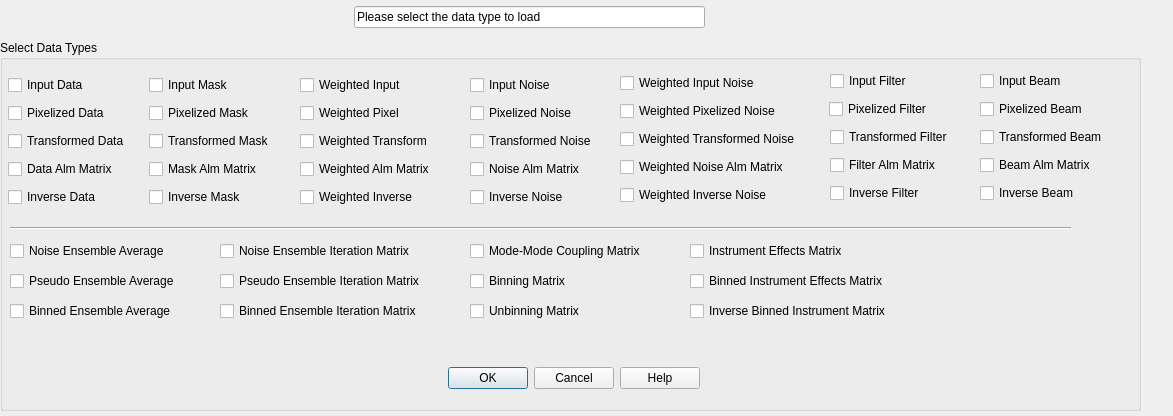
<?xml version="1.0" encoding="UTF-8"?>
<ui version="4.0">
 <class>dataSelectDialog</class>
 <widget class="QDialog" name="dataSelectDialog">
  <property name="geometry">
   <rect>
    <x>0</x>
    <y>0</y>
    <width>1173</width>
    <height>416</height>
   </rect>
  </property>
  <property name="minimumSize">
   <size>
    <width>500</width>
    <height>210</height>
   </size>
  </property>
  <property name="windowTitle">
   <string>Dialog</string>
  </property>
  <widget class="QGroupBox" name="selectionBox">
   <property name="geometry">
    <rect>
     <x>0</x>
     <y>40</y>
     <width>1141</width>
     <height>371</height>
    </rect>
   </property>
   <property name="minimumSize">
    <size>
     <width>770</width>
     <height>140</height>
    </size>
   </property>
   <property name="title">
    <string>Select Data Types</string>
   </property>
   <widget class="QCheckBox" name="inputDataCB">
    <property name="geometry">
     <rect>
      <x>8</x>
      <y>34</y>
      <width>92</width>
      <height>22</height>
     </rect>
    </property>
    <property name="text">
     <string>Input Data</string>
    </property>
   </widget>
   <widget class="QCheckBox" name="inputWeightCB">
    <property name="geometry">
     <rect>
      <x>149</x>
      <y>34</y>
      <width>96</width>
      <height>22</height>
     </rect>
    </property>
    <property name="text">
     <string>Input Mask</string>
    </property>
   </widget>
   <widget class="QCheckBox" name="WeightedInputCB">
    <property name="geometry">
     <rect>
      <x>300</x>
      <y>34</y>
      <width>122</width>
      <height>22</height>
     </rect>
    </property>
    <property name="text">
     <string>Weighted Input</string>
    </property>
   </widget>
   <widget class="QCheckBox" name="inputNoiseCB">
    <property name="geometry">
     <rect>
      <x>470</x>
      <y>34</y>
      <width>98</width>
      <height>22</height>
     </rect>
    </property>
    <property name="text">
     <string>Input Noise</string>
    </property>
   </widget>
   <widget class="QCheckBox" name="pixelNoiseCB">
    <property name="geometry">
     <rect>
      <x>470</x>
      <y>62</y>
      <width>117</width>
      <height>22</height>
     </rect>
    </property>
    <property name="text">
     <string>Pixelized Noise</string>
    </property>
   </widget>
   <widget class="QCheckBox" name="transNoiseCB">
    <property name="geometry">
     <rect>
      <x>470</x>
      <y>90</y>
      <width>141</width>
      <height>22</height>
     </rect>
    </property>
    <property name="text">
     <string>Transformed Noise</string>
    </property>
   </widget>
   <widget class="QCheckBox" name="noiseAlmCB">
    <property name="geometry">
     <rect>
      <x>470</x>
      <y>118</y>
      <width>130</width>
      <height>22</height>
     </rect>
    </property>
    <property name="text">
     <string>Noise Alm Matrix</string>
    </property>
   </widget>
   <widget class="QCheckBox" name="invNoiseCB">
    <property name="geometry">
     <rect>
      <x>470</x>
      <y>146</y>
      <width>109</width>
      <height>22</height>
     </rect>
    </property>
    <property name="text">
     <string>Inverse Noise</string>
    </property>
   </widget>
   <widget class="QCheckBox" name="pixelDataCB">
    <property name="geometry">
     <rect>
      <x>8</x>
      <y>62</y>
      <width>111</width>
      <height>22</height>
     </rect>
    </property>
    <property name="text">
     <string>Pixelized Data</string>
    </property>
   </widget>
   <widget class="QCheckBox" name="transDataCB">
    <property name="geometry">
     <rect>
      <x>8</x>
      <y>90</y>
      <width>135</width>
      <height>22</height>
     </rect>
    </property>
    <property name="text">
     <string>Transformed Data</string>
    </property>
   </widget>
   <widget class="QCheckBox" name="dataAlmCB">
    <property name="geometry">
     <rect>
      <x>8</x>
      <y>118</y>
      <width>124</width>
      <height>22</height>
     </rect>
    </property>
    <property name="text">
     <string>Data Alm Matrix</string>
    </property>
   </widget>
   <widget class="QCheckBox" name="invDataCB">
    <property name="geometry">
     <rect>
      <x>8</x>
      <y>146</y>
      <width>103</width>
      <height>22</height>
     </rect>
    </property>
    <property name="text">
     <string>Inverse Data</string>
    </property>
   </widget>
   <widget class="QCheckBox" name="pixelWeightsCB">
    <property name="geometry">
     <rect>
      <x>149</x>
      <y>62</y>
      <width>115</width>
      <height>22</height>
     </rect>
    </property>
    <property name="text">
     <string>Pixelized Mask</string>
    </property>
   </widget>
   <widget class="QCheckBox" name="transWeightCB">
    <property name="geometry">
     <rect>
      <x>149</x>
      <y>90</y>
      <width>139</width>
      <height>22</height>
     </rect>
    </property>
    <property name="text">
     <string>Transformed Mask</string>
    </property>
   </widget>
   <widget class="QCheckBox" name="weightAlmCB">
    <property name="geometry">
     <rect>
      <x>149</x>
      <y>118</y>
      <width>128</width>
      <height>22</height>
     </rect>
    </property>
    <property name="text">
     <string>Mask Alm Matrix</string>
    </property>
   </widget>
   <widget class="QCheckBox" name="invWeightsCB">
    <property name="geometry">
     <rect>
      <x>149</x>
      <y>146</y>
      <width>107</width>
      <height>22</height>
     </rect>
    </property>
    <property name="text">
     <string>Inverse Mask</string>
    </property>
   </widget>
   <widget class="QCheckBox" name="WeightedPixelCB">
    <property name="geometry">
     <rect>
      <x>300</x>
      <y>62</y>
      <width>117</width>
      <height>22</height>
     </rect>
    </property>
    <property name="text">
     <string>Weighted Pixel</string>
    </property>
   </widget>
   <widget class="QCheckBox" name="WeightedTransformCB">
    <property name="geometry">
     <rect>
      <x>300</x>
      <y>90</y>
      <width>150</width>
      <height>22</height>
     </rect>
    </property>
    <property name="text">
     <string>Weighted Transform</string>
    </property>
   </widget>
   <widget class="QCheckBox" name="weightedAlmCB">
    <property name="geometry">
     <rect>
      <x>300</x>
      <y>118</y>
      <width>154</width>
      <height>22</height>
     </rect>
    </property>
    <property name="text">
     <string>Weighted Alm Matrix</string>
    </property>
   </widget>
   <widget class="QCheckBox" name="WeightedInverseCB">
    <property name="geometry">
     <rect>
      <x>300</x>
      <y>146</y>
      <width>133</width>
      <height>22</height>
     </rect>
    </property>
    <property name="text">
     <string>Weighted Inverse</string>
    </property>
   </widget>
   <widget class="Line" name="line">
    <property name="geometry">
     <rect>
      <x>10</x>
      <y>180</y>
      <width>1061</width>
      <height>16</height>
     </rect>
    </property>
    <property name="orientation">
     <enum>Qt::Horizontal</enum>
    </property>
   </widget>
   <widget class="QCheckBox" name="EnsIterNoiseCB">
    <property name="geometry">
     <rect>
      <x>220</x>
      <y>200</y>
      <width>231</width>
      <height>22</height>
     </rect>
    </property>
    <property name="text">
     <string>Noise Ensemble Iteration Matrix</string>
    </property>
   </widget>
   <widget class="QCheckBox" name="EnsIterSpectrumCB">
    <property name="geometry">
     <rect>
      <x>220</x>
      <y>230</y>
      <width>231</width>
      <height>22</height>
     </rect>
    </property>
    <property name="text">
     <string>Pseudo Ensemble Iteration Matrix</string>
    </property>
   </widget>
   <widget class="QCheckBox" name="EnsIterBinnedSpectrumCB">
    <property name="geometry">
     <rect>
      <x>220</x>
      <y>260</y>
      <width>231</width>
      <height>22</height>
     </rect>
    </property>
    <property name="text">
     <string>Binned Ensemble Iteration Matrix</string>
    </property>
   </widget>
   <widget class="QCheckBox" name="EnsAvgSpectrumCB">
    <property name="geometry">
     <rect>
      <x>10</x>
      <y>230</y>
      <width>191</width>
      <height>22</height>
     </rect>
    </property>
    <property name="text">
     <string>Pseudo Ensemble Average</string>
    </property>
   </widget>
   <widget class="QCheckBox" name="EnsAvgNoiseCB">
    <property name="geometry">
     <rect>
      <x>10</x>
      <y>200</y>
      <width>191</width>
      <height>22</height>
     </rect>
    </property>
    <property name="text">
     <string>Noise Ensemble Average</string>
    </property>
   </widget>
   <widget class="QCheckBox" name="EnsAvgBinnedSpectrumCB">
    <property name="geometry">
     <rect>
      <x>10</x>
      <y>260</y>
      <width>191</width>
      <height>22</height>
     </rect>
    </property>
    <property name="text">
     <string>Binned Ensemble Average</string>
    </property>
   </widget>
   <widget class="QCheckBox" name="modeMatrixCB">
    <property name="geometry">
     <rect>
      <x>470</x>
      <y>200</y>
      <width>201</width>
      <height>22</height>
     </rect>
    </property>
    <property name="text">
     <string>Mode-Mode Coupling Matrix</string>
    </property>
   </widget>
   <widget class="QCheckBox" name="binningMatrixCB">
    <property name="geometry">
     <rect>
      <x>470</x>
      <y>230</y>
      <width>116</width>
      <height>22</height>
     </rect>
    </property>
    <property name="text">
     <string>Binning Matrix</string>
    </property>
   </widget>
   <widget class="QCheckBox" name="unbinningMatrixCB">
    <property name="geometry">
     <rect>
      <x>470</x>
      <y>260</y>
      <width>141</width>
      <height>22</height>
     </rect>
    </property>
    <property name="text">
     <string>Unbinning Matrix</string>
    </property>
   </widget>
   <widget class="QCheckBox" name="instrumentEffectsMatrixCB">
    <property name="geometry">
     <rect>
      <x>690</x>
      <y>200</y>
      <width>191</width>
      <height>22</height>
     </rect>
    </property>
    <property name="text">
     <string>Instrument Effects Matrix</string>
    </property>
   </widget>
   <widget class="QCheckBox" name="binnedInstrumentEffectsMatrixCB">
    <property name="geometry">
     <rect>
      <x>690</x>
      <y>230</y>
      <width>231</width>
      <height>22</height>
     </rect>
    </property>
    <property name="text">
     <string>Binned Instrument Effects Matrix</string>
    </property>
   </widget>
   <widget class="QWidget" name="layoutWidget">
    <property name="geometry">
     <rect>
      <x>400</x>
      <y>320</y>
      <width>408</width>
      <height>36</height>
     </rect>
    </property>
    <layout class="QHBoxLayout" name="buttonLayout">
     <item>
      <widget class="QDialogButtonBox" name="buttonBox">
       <property name="minimumSize">
        <size>
         <width>300</width>
         <height>30</height>
        </size>
       </property>
       <property name="orientation">
        <enum>Qt::Horizontal</enum>
       </property>
       <property name="standardButtons">
        <set>QDialogButtonBox::Cancel|QDialogButtonBox::Help|QDialogButtonBox::Ok</set>
       </property>
      </widget>
     </item>
     <item>
      <spacer name="buttonSpacer">
       <property name="orientation">
        <enum>Qt::Horizontal</enum>
       </property>
       <property name="sizeType">
        <enum>QSizePolicy::MinimumExpanding</enum>
       </property>
       <property name="sizeHint" stdset="0">
        <size>
         <width>100</width>
         <height>20</height>
        </size>
       </property>
      </spacer>
     </item>
    </layout>
   </widget>
   <widget class="QCheckBox" name="inverseBinnedInstrumentMatrixCB">
    <property name="geometry">
     <rect>
      <x>690</x>
      <y>260</y>
      <width>248</width>
      <height>22</height>
     </rect>
    </property>
    <property name="text">
     <string>Inverse Binned Instrument Matrix</string>
    </property>
   </widget>
   <widget class="QCheckBox" name="transFilterCB">
    <property name="geometry">
     <rect>
      <x>830</x>
      <y>86</y>
      <width>138</width>
      <height>22</height>
     </rect>
    </property>
    <property name="text">
     <string>Transformed Filter</string>
    </property>
   </widget>
   <widget class="QCheckBox" name="beamAlmCB">
    <property name="geometry">
     <rect>
      <x>980</x>
      <y>114</y>
      <width>130</width>
      <height>22</height>
     </rect>
    </property>
    <property name="text">
     <string>Beam Alm Matrix</string>
    </property>
   </widget>
   <widget class="QCheckBox" name="filterAlmCB">
    <property name="geometry">
     <rect>
      <x>830</x>
      <y>114</y>
      <width>126</width>
      <height>22</height>
     </rect>
    </property>
    <property name="text">
     <string>Filter Alm Matrix</string>
    </property>
   </widget>
   <widget class="QCheckBox" name="inputBeamCB">
    <property name="geometry">
     <rect>
      <x>980</x>
      <y>30</y>
      <width>98</width>
      <height>22</height>
     </rect>
    </property>
    <property name="text">
     <string>Input Beam</string>
    </property>
   </widget>
   <widget class="QCheckBox" name="invFilterCB">
    <property name="geometry">
     <rect>
      <x>830</x>
      <y>142</y>
      <width>106</width>
      <height>22</height>
     </rect>
    </property>
    <property name="text">
     <string>Inverse Filter</string>
    </property>
   </widget>
   <widget class="QCheckBox" name="pixelFilterCB">
    <property name="geometry">
     <rect>
      <x>829</x>
      <y>58</y>
      <width>114</width>
      <height>22</height>
     </rect>
    </property>
    <property name="text">
     <string>Pixelized Filter</string>
    </property>
   </widget>
   <widget class="QCheckBox" name="pixelBeamCB">
    <property name="geometry">
     <rect>
      <x>980</x>
      <y>58</y>
      <width>117</width>
      <height>22</height>
     </rect>
    </property>
    <property name="text">
     <string>Pixelized Beam</string>
    </property>
   </widget>
   <widget class="QCheckBox" name="invBeamCB">
    <property name="geometry">
     <rect>
      <x>980</x>
      <y>142</y>
      <width>109</width>
      <height>22</height>
     </rect>
    </property>
    <property name="text">
     <string>Inverse Beam</string>
    </property>
   </widget>
   <widget class="QCheckBox" name="transBeamCB">
    <property name="geometry">
     <rect>
      <x>980</x>
      <y>86</y>
      <width>141</width>
      <height>22</height>
     </rect>
    </property>
    <property name="text">
     <string>Transformed Beam</string>
    </property>
   </widget>
   <widget class="QCheckBox" name="inputFilterCB">
    <property name="geometry">
     <rect>
      <x>830</x>
      <y>30</y>
      <width>95</width>
      <height>22</height>
     </rect>
    </property>
    <property name="text">
     <string>Input Filter</string>
    </property>
   </widget>
   <widget class="QCheckBox" name="invWeightedNoiseCB">
    <property name="geometry">
     <rect>
      <x>620</x>
      <y>144</y>
      <width>181</width>
      <height>22</height>
     </rect>
    </property>
    <property name="text">
     <string>Weighted Inverse Noise</string>
    </property>
   </widget>
   <widget class="QCheckBox" name="noiseWeightedAlmCB">
    <property name="geometry">
     <rect>
      <x>620</x>
      <y>116</y>
      <width>201</width>
      <height>22</height>
     </rect>
    </property>
    <property name="text">
     <string>Weighted Noise Alm Matrix</string>
    </property>
   </widget>
   <widget class="QCheckBox" name="transWeightedNoiseCB">
    <property name="geometry">
     <rect>
      <x>620</x>
      <y>88</y>
      <width>201</width>
      <height>22</height>
     </rect>
    </property>
    <property name="text">
     <string>Weighted Transformed Noise</string>
    </property>
   </widget>
   <widget class="QCheckBox" name="inputWeightedNoiseCB">
    <property name="geometry">
     <rect>
      <x>620</x>
      <y>32</y>
      <width>171</width>
      <height>22</height>
     </rect>
    </property>
    <property name="text">
     <string>Weighted Input Noise</string>
    </property>
   </widget>
   <widget class="QCheckBox" name="pixelWeightedNoiseCB">
    <property name="geometry">
     <rect>
      <x>620</x>
      <y>60</y>
      <width>181</width>
      <height>22</height>
     </rect>
    </property>
    <property name="text">
     <string>Weighted Pixelized Noise</string>
    </property>
   </widget>
  </widget>
  <widget class="QWidget" name="layoutWidget">
   <property name="geometry">
    <rect>
     <x>2</x>
     <y>0</y>
     <width>1141</width>
     <height>34</height>
    </rect>
   </property>
   <layout class="QHBoxLayout" name="horizontalLayout_2">
    <item>
     <spacer name="horizontalSpacer_3">
      <property name="orientation">
       <enum>Qt::Horizontal</enum>
      </property>
      <property name="sizeHint" stdset="0">
       <size>
        <width>348</width>
        <height>17</height>
       </size>
      </property>
     </spacer>
    </item>
    <item>
     <widget class="QLineEdit" name="title">
      <property name="text">
       <string>Please select the data type to load</string>
      </property>
     </widget>
    </item>
    <item>
     <spacer name="horizontalSpacer_4">
      <property name="orientation">
       <enum>Qt::Horizontal</enum>
      </property>
      <property name="sizeHint" stdset="0">
       <size>
        <width>438</width>
        <height>17</height>
       </size>
      </property>
     </spacer>
    </item>
   </layout>
  </widget>
 </widget>
 <resources/>
 <connections/>
</ui>
